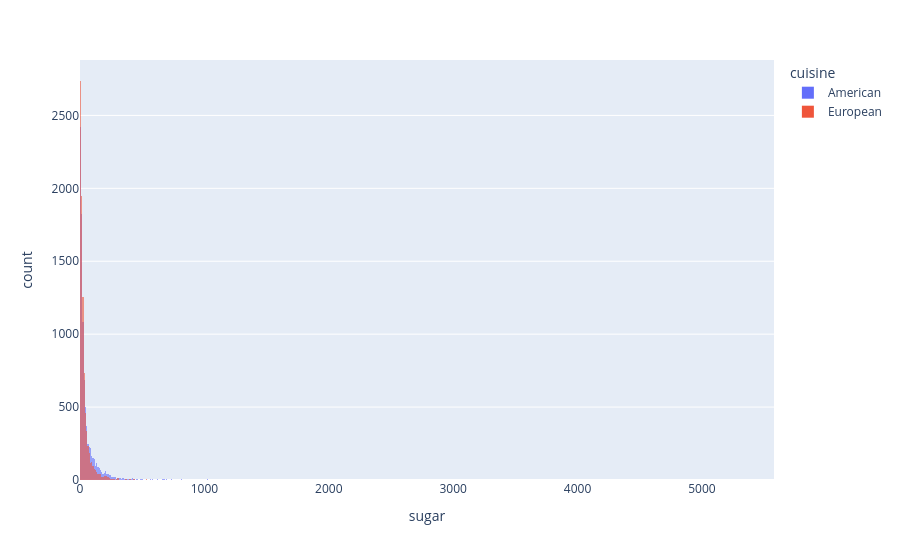

Here is the notebook cell this chart was saved with:
### Code cell
df_combined = pd.concat([
    american.assign(cuisine="American"),
    european.assign(cuisine="European")
])

fig = px.histogram(
    df_combined,
    x="sugar",
    color="cuisine",
    barmode="overlay",  
    opacity=0.6
)

fig.show()

### Figure 1 — Plotly figure (JSON) as saved in the notebook; plotly's stock layout.template omitted (floating-point values rounded to 4 significant figures; data arrays with more than 128 entries replaced by an {"elided": "..."} marker saying what was removed)
{"data": [{"bingroup": "x", "hovertemplate": "cuisine=American<br>sugar=%{x}<br>count=%{y}<extra></extra>", "legendgroup": "American", "marker": {"color": "#636efa", "opacity": 0.6, "pattern": {"shape": ""}}, "name": "American", "orientation": "v", "showlegend": true, "type": "histogram", "x": {"elided": "9257 float values"}, "xaxis": "x", "yaxis": "y"}, {"bingroup": "x", "hovertemplate": "cuisine=European<br>sugar=%{x}<br>count=%{y}<extra></extra>", "legendgroup": "European", "marker": {"color": "#EF553B", "opacity": 0.6, "pattern": {"shape": ""}}, "name": "European", "orientation": "v", "showlegend": true, "type": "histogram", "x": {"elided": "8897 float values"}, "xaxis": "x", "yaxis": "y"}], "layout": {"barmode": "overlay", "legend": {"title": {"text": "cuisine"}, "tracegroupgap": 0}, "margin": {"t": 60}, "xaxis": {"anchor": "y", "domain": [0, 1], "title": {"text": "sugar"}}, "yaxis": {"anchor": "x", "domain": [0, 1], "title": {"text": "count"}}}}
